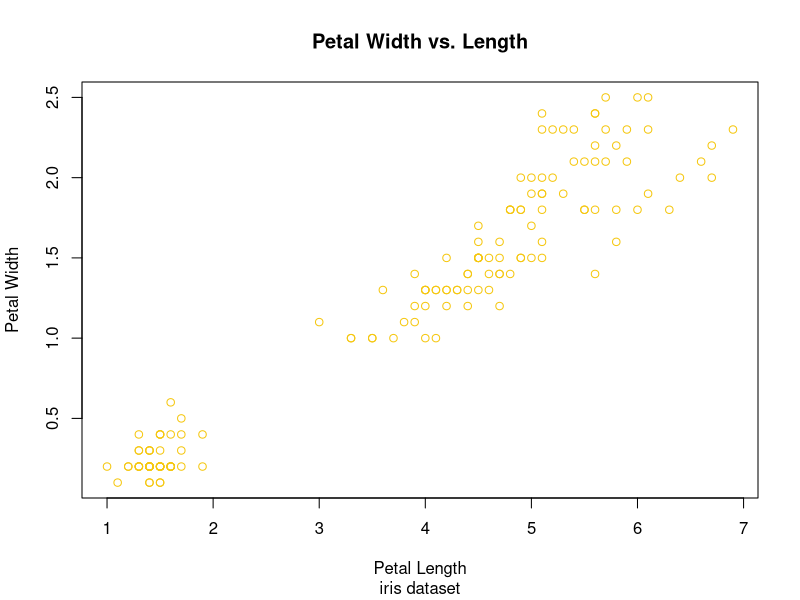

Recreate this plot in R.
plot(iris$Petal.Length, iris$Petal.Width,
     main = "Petal Width vs. Length",
     sub = "iris dataset",
     xlab = "Petal Length",
     ylab = "Petal Width",
     col = "111111")
